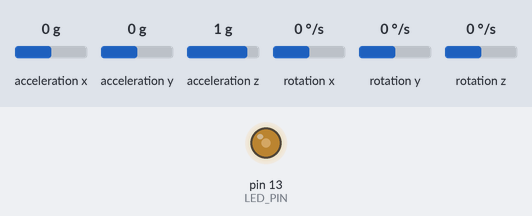
The sketch below on a simulated Arduino Uno, built with avr-gcc and run on an emulated ATmega328P. Parts: output pins drawn as LEDs (lit = HIGH). Inputs (shaded band) come from the test bench; at power-on: rotation x 0 °/s, rotation y 0 °/s, rotation z 0 °/s, acceleration x 0 g, acceleration y 0 g, acceleration z 1 g. What the sketch prints to the serial monitor is not drawn.

Above: at 1.2 s.
1.3 s: rotation x set to -192 °/s
4.3 s: rotation y set to -192 °/s
7.3 s: rotation z set to -192 °/s
Timing chart, 0 to 16.3 s (numbered marks = the images above; inputs shaded):
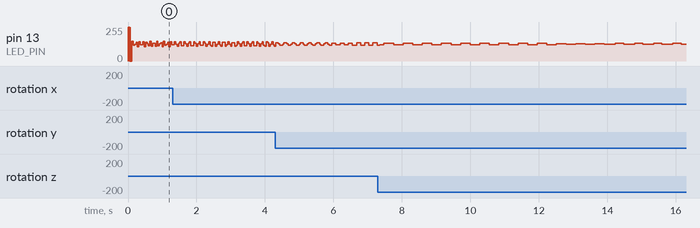

The sketch:

mpu6050_double.ino
```cpp
// I2C device class (I2Cdev) demonstration Arduino sketch for MPU6050 class
// 10/7/2011 by Jeff Rowberg <jeff@rowberg.net>
// Updates should (hopefully) always be available at https://github.com/jrowberg/i2cdevlib
//
// Changelog:
//      2013-05-08 - added multiple output formats
//                 - added seamless Fastwire support
//      2011-10-07 - initial release

/* ============================================
I2Cdev device library code is placed under the MIT license
Copyright (c) 2011 Jeff Rowberg

Permission is hereby granted, free of charge, to any person obtaining a copy
of this software and associated documentation files (the "Software"), to deal
in the Software without restriction, including without limitation the rights
to use, copy, modify, merge, publish, distribute, sublicense, and/or sell
copies of the Software, and to permit persons to whom the Software is
furnished to do so, subject to the following conditions:

The above copyright notice and this permission notice shall be included in
all copies or substantial portions of the Software.

THE SOFTWARE IS PROVIDED "AS IS", WITHOUT WARRANTY OF ANY KIND, EXPRESS OR
IMPLIED, INCLUDING BUT NOT LIMITED TO THE WARRANTIES OF MERCHANTABILITY,
FITNESS FOR A PARTICULAR PURPOSE AND NONINFRINGEMENT. IN NO EVENT SHALL THE
AUTHORS OR COPYRIGHT HOLDERS BE LIABLE FOR ANY CLAIM, DAMAGES OR OTHER
LIABILITY, WHETHER IN AN ACTION OF CONTRACT, TORT OR OTHERWISE, ARISING FROM,
OUT OF OR IN CONNECTION WITH THE SOFTWARE OR THE USE OR OTHER DEALINGS IN
THE SOFTWARE.
===============================================
*/

// I2Cdev and MPU6050 must be installed as libraries, or else the .cpp/.h files
// for both classes must be in the include path of your project
#include "I2Cdev.h"
#include "MPU6050.h"

// Arduino Wire library is required if I2Cdev I2CDEV_ARDUINO_WIRE implementation
// is used in I2Cdev.h
#if I2CDEV_IMPLEMENTATION == I2CDEV_ARDUINO_WIRE
    #include "Wire.h"
#endif

// class default I2C address is 0x68
// specific I2C addresses may be passed as a parameter here
// AD0 low = 0x68 (default for InvenSense evaluation board)
// AD0 high = 0x69
MPU6050 accelgyro1(0x68);
MPU6050 accelgyro2(0x69);

int16_t ax1, ay1, az1;
int16_t gx1, gy1, gz1;

int16_t ax2, ay2, az2;
int16_t gx2, gy2, gz2;


// uncommMent for accelero values
//#define OUTPUT_READABLE_ACCEL

// uncomment for gyro values
#define OUTPUT_READABLE_GYRO

#define LED_PIN 13
bool blinkState = false;

void setup() {
    // join I2C bus (I2Cdev library doesn't do this automatically)
    #if I2CDEV_IMPLEMENTATION == I2CDEV_ARDUINO_WIRE
        Wire.begin();
    #elif I2CDEV_IMPLEMENTATION == I2CDEV_BUILTIN_FASTWIRE
        Fastwire::setup(400, true);
    #endif

    // initialize serial communication
    // (38400 chosen because it works as well at 8MHz as it does at 16MHz, but
    // it's really up to you depending on your project)
    Serial.begin(112500);

    // initialize device
    //Serial.println("Initializing I2C devices...");
    accelgyro1.initialize();
    accelgyro2.initialize();

    // verify connection
    Serial.println("Testing device connections...");
    //Serial.println(accelgyro1.testConnection() ? "MPU6050 1 connection successful" : "MPU6050 1 connection failed");
    //Serial.println(accelgyro2.testConnection() ? "MPU6050 2 High connection successful" : "MPU6050 2 High connection failed");

    // use the code below to change accel/gyro offset values
    /*
    Serial.println("Updating internal sensor offsets...");
    // -76	-2359	1688	0	0	0
    Serial.print(accelgyro.getXAccelOffset()); Serial.print("\t"); // -76
    Serial.print(accelgyro.getYAccelOffset()); Serial.print("\t"); // -2359
    Serial.print(accelgyro.getZAccelOffset()); Serial.print("\t"); // 1688
    Serial.print(accelgyro.getXGyroOffset()); Serial.print("\t"); // 0
    Serial.print(accelgyro.getYGyroOffset()); Serial.print("\t"); // 0
    Serial.print(accelgyro.getZGyroOffset()); Serial.print("\t"); // 0
    Serial.print("\n");
    accelgyro.setXGyroOffset(220);
    accelgyro.setYGyroOffset(76);
    accelgyro.setZGyroOffset(-85);
    Serial.print(accelgyro.getXAccelOffset()); Serial.print("\t"); // -76
    Serial.print(accelgyro.getYAccelOffset()); Serial.print("\t"); // -2359
    Serial.print(accelgyro.getZAccelOffset()); Serial.print("\t"); // 1688
    Serial.print(accelgyro.getXGyroOffset()); Serial.print("\t"); // 0
    Serial.print(accelgyro.getYGyroOffset()); Serial.print("\t"); // 0
    Serial.print(accelgyro.getZGyroOffset()); Serial.print("\t"); // 0
    Serial.print("\n");
    */

    // configure Arduino LED for
    pinMode(LED_PIN, OUTPUT);
}

void loop() {
    // read raw accel/gyro measurements from device
    accelgyro1.getMotion6(&ax1, &ay1, &az1, &gx1, &gy1, &gz1);
    accelgyro2.getMotion6(&ax2, &ay2, &az2, &gx2, &gy2, &gz2);

    // these methods (and a few others) are also available
    //accelgyro.getAcceleration(&ax, &ay, &az);
    //accelgyro.getRotation(&gx, &gy, &gz);

    #ifdef OUTPUT_READABLE_ACCEL
        Serial.print(ax1); Serial.print(" ");
        Serial.print(ay1); Serial.print(" ");
        Serial.print(az1); Serial.print(" ");
        Serial.print("|");
        Serial.print(ax2); Serial.print(" ");
        Serial.print(ay2); Serial.print(" ");
        Serial.println(az2);

    #endif

    #ifdef OUTPUT_READABLE_GYRO
        Serial.print(gx1); Serial.print(" ");
        Serial.print(gy1); Serial.print(" ");
        Serial.print(gz1); Serial.print(" ");
        Serial.print("|");
        Serial.print(gx2); Serial.print(" ");
        Serial.print(gy2); Serial.print(" ");
        Serial.println(gz2);
    #endif

    // blink LED to indicate activity
    blinkState = !blinkState;
    digitalWrite(LED_PIN, blinkState);
}
```
